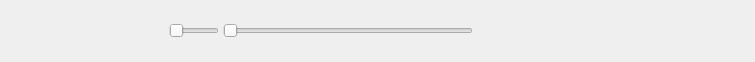
<?xml version="1.0" encoding="UTF-8"?>
<ui version="4.0">
 <class>VideoControls</class>
 <widget class="QWidget" name="VideoControls">
  <property name="geometry">
   <rect>
    <x>0</x>
    <y>0</y>
    <width>755</width>
    <height>62</height>
   </rect>
  </property>
  <property name="sizePolicy">
   <sizepolicy hsizetype="Preferred" vsizetype="Preferred">
    <horstretch>0</horstretch>
    <verstretch>0</verstretch>
   </sizepolicy>
  </property>
  <property name="minimumSize">
   <size>
    <width>0</width>
    <height>0</height>
   </size>
  </property>
  <property name="maximumSize">
   <size>
    <width>800</width>
    <height>16777215</height>
   </size>
  </property>
  <property name="windowTitle">
   <string notr="true"/>
  </property>
  <property name="accessibleName">
   <string notr="true"/>
  </property>
  <layout class="QHBoxLayout" name="horizontalLayout">
   <property name="spacing">
    <number>0</number>
   </property>
   <property name="sizeConstraint">
    <enum>QLayout::SetDefaultConstraint</enum>
   </property>
   <property name="leftMargin">
    <number>13</number>
   </property>
   <property name="topMargin">
    <number>9</number>
   </property>
   <property name="rightMargin">
    <number>13</number>
   </property>
   <property name="bottomMargin">
    <number>9</number>
   </property>
   <item>
    <widget class="ActionButton" name="pauseButton" native="true">
     <property name="sizePolicy">
      <sizepolicy hsizetype="Fixed" vsizetype="Fixed">
       <horstretch>0</horstretch>
       <verstretch>0</verstretch>
      </sizepolicy>
     </property>
     <property name="minimumSize">
      <size>
       <width>44</width>
       <height>36</height>
      </size>
     </property>
     <property name="maximumSize">
      <size>
       <width>44</width>
       <height>36</height>
      </size>
     </property>
     <property name="focusPolicy">
      <enum>Qt::NoFocus</enum>
     </property>
     <property name="accessibleName">
      <string notr="true">Button</string>
     </property>
    </widget>
   </item>
   <item>
    <spacer name="horizontalSpacer_4">
     <property name="orientation">
      <enum>Qt::Horizontal</enum>
     </property>
     <property name="sizeType">
      <enum>QSizePolicy::Fixed</enum>
     </property>
     <property name="sizeHint" stdset="0">
      <size>
       <width>6</width>
       <height>20</height>
      </size>
     </property>
    </spacer>
   </item>
   <item>
    <widget class="ActionButton" name="prevFrameButton" native="true">
     <property name="sizePolicy">
      <sizepolicy hsizetype="Fixed" vsizetype="Fixed">
       <horstretch>0</horstretch>
       <verstretch>0</verstretch>
      </sizepolicy>
     </property>
     <property name="minimumSize">
      <size>
       <width>30</width>
       <height>30</height>
      </size>
     </property>
     <property name="maximumSize">
      <size>
       <width>30</width>
       <height>30</height>
      </size>
     </property>
     <property name="focusPolicy">
      <enum>Qt::NoFocus</enum>
     </property>
     <property name="accessibleName">
      <string notr="true">ButtonSetLeft</string>
     </property>
     <property name="styleSheet">
      <string notr="true"/>
     </property>
    </widget>
   </item>
   <item>
    <widget class="ActionButton" name="nextFrameButton" native="true">
     <property name="sizePolicy">
      <sizepolicy hsizetype="Fixed" vsizetype="Fixed">
       <horstretch>0</horstretch>
       <verstretch>0</verstretch>
      </sizepolicy>
     </property>
     <property name="minimumSize">
      <size>
       <width>30</width>
       <height>30</height>
      </size>
     </property>
     <property name="maximumSize">
      <size>
       <width>30</width>
       <height>30</height>
      </size>
     </property>
     <property name="focusPolicy">
      <enum>Qt::NoFocus</enum>
     </property>
     <property name="accessibleName">
      <string notr="true">ButtonSetRight</string>
     </property>
    </widget>
   </item>
   <item>
    <spacer name="horizontalSpacer_3">
     <property name="orientation">
      <enum>Qt::Horizontal</enum>
     </property>
     <property name="sizeType">
      <enum>QSizePolicy::Fixed</enum>
     </property>
     <property name="sizeHint" stdset="0">
      <size>
       <width>6</width>
       <height>20</height>
      </size>
     </property>
    </spacer>
   </item>
   <item>
    <widget class="ActionButton" name="muteButton" native="true">
     <property name="sizePolicy">
      <sizepolicy hsizetype="Fixed" vsizetype="Fixed">
       <horstretch>0</horstretch>
       <verstretch>0</verstretch>
      </sizepolicy>
     </property>
     <property name="minimumSize">
      <size>
       <width>36</width>
       <height>36</height>
      </size>
     </property>
     <property name="maximumSize">
      <size>
       <width>36</width>
       <height>36</height>
      </size>
     </property>
     <property name="accessibleName">
      <string notr="true">Button</string>
     </property>
    </widget>
   </item>
   <item>
    <spacer name="muteSpacer">
     <property name="orientation">
      <enum>Qt::Horizontal</enum>
     </property>
     <property name="sizeType">
      <enum>QSizePolicy::Fixed</enum>
     </property>
     <property name="sizeHint" stdset="0">
      <size>
       <width>4</width>
       <height>10</height>
      </size>
     </property>
    </spacer>
   </item>
   <item>
    <widget class="VideoSlider" name="volumeBar">
     <property name="sizePolicy">
      <sizepolicy hsizetype="Fixed" vsizetype="Preferred">
       <horstretch>0</horstretch>
       <verstretch>0</verstretch>
      </sizepolicy>
     </property>
     <property name="minimumSize">
      <size>
       <width>50</width>
       <height>28</height>
      </size>
     </property>
     <property name="maximumSize">
      <size>
       <width>50</width>
       <height>28</height>
      </size>
     </property>
     <property name="mouseTracking">
      <bool>true</bool>
     </property>
     <property name="orientation">
      <enum>Qt::Horizontal</enum>
     </property>
    </widget>
   </item>
   <item>
    <spacer name="volumeSpacer">
     <property name="orientation">
      <enum>Qt::Horizontal</enum>
     </property>
     <property name="sizeType">
      <enum>QSizePolicy::Fixed</enum>
     </property>
     <property name="sizeHint" stdset="0">
      <size>
       <width>4</width>
       <height>20</height>
      </size>
     </property>
    </spacer>
   </item>
   <item>
    <widget class="VideoSlider" name="seekBar">
     <property name="sizePolicy">
      <sizepolicy hsizetype="MinimumExpanding" vsizetype="Preferred">
       <horstretch>20</horstretch>
       <verstretch>0</verstretch>
      </sizepolicy>
     </property>
     <property name="minimumSize">
      <size>
       <width>150</width>
       <height>28</height>
      </size>
     </property>
     <property name="maximumSize">
      <size>
       <width>250</width>
       <height>28</height>
      </size>
     </property>
     <property name="mouseTracking">
      <bool>true</bool>
     </property>
     <property name="focusPolicy">
      <enum>Qt::NoFocus</enum>
     </property>
     <property name="accessibleName">
      <string notr="true"/>
     </property>
     <property name="orientation">
      <enum>Qt::Horizontal</enum>
     </property>
    </widget>
   </item>
   <item>
    <spacer name="horizontalSpacer_2">
     <property name="orientation">
      <enum>Qt::Horizontal</enum>
     </property>
     <property name="sizeType">
      <enum>QSizePolicy::Fixed</enum>
     </property>
     <property name="sizeHint" stdset="0">
      <size>
       <width>5</width>
       <height>10</height>
      </size>
     </property>
    </spacer>
   </item>
   <item>
    <widget class="QLabel" name="positionLabel">
     <property name="sizePolicy">
      <sizepolicy hsizetype="Minimum" vsizetype="Preferred">
       <horstretch>0</horstretch>
       <verstretch>0</verstretch>
      </sizepolicy>
     </property>
     <property name="minimumSize">
      <size>
       <width>75</width>
       <height>10</height>
      </size>
     </property>
     <property name="text">
      <string/>
     </property>
    </widget>
   </item>
  </layout>
 </widget>
 <customwidgets>
  <customwidget>
   <class>ActionButton</class>
   <extends>QWidget</extends>
   <header>gui/customwidgets/actionbutton.h</header>
   <container>1</container>
  </customwidget>
  <customwidget>
   <class>VideoSlider</class>
   <extends>QSlider</extends>
   <header>gui/customwidgets/videoslider.h</header>
  </customwidget>
 </customwidgets>
 <resources/>
 <connections/>
</ui>
